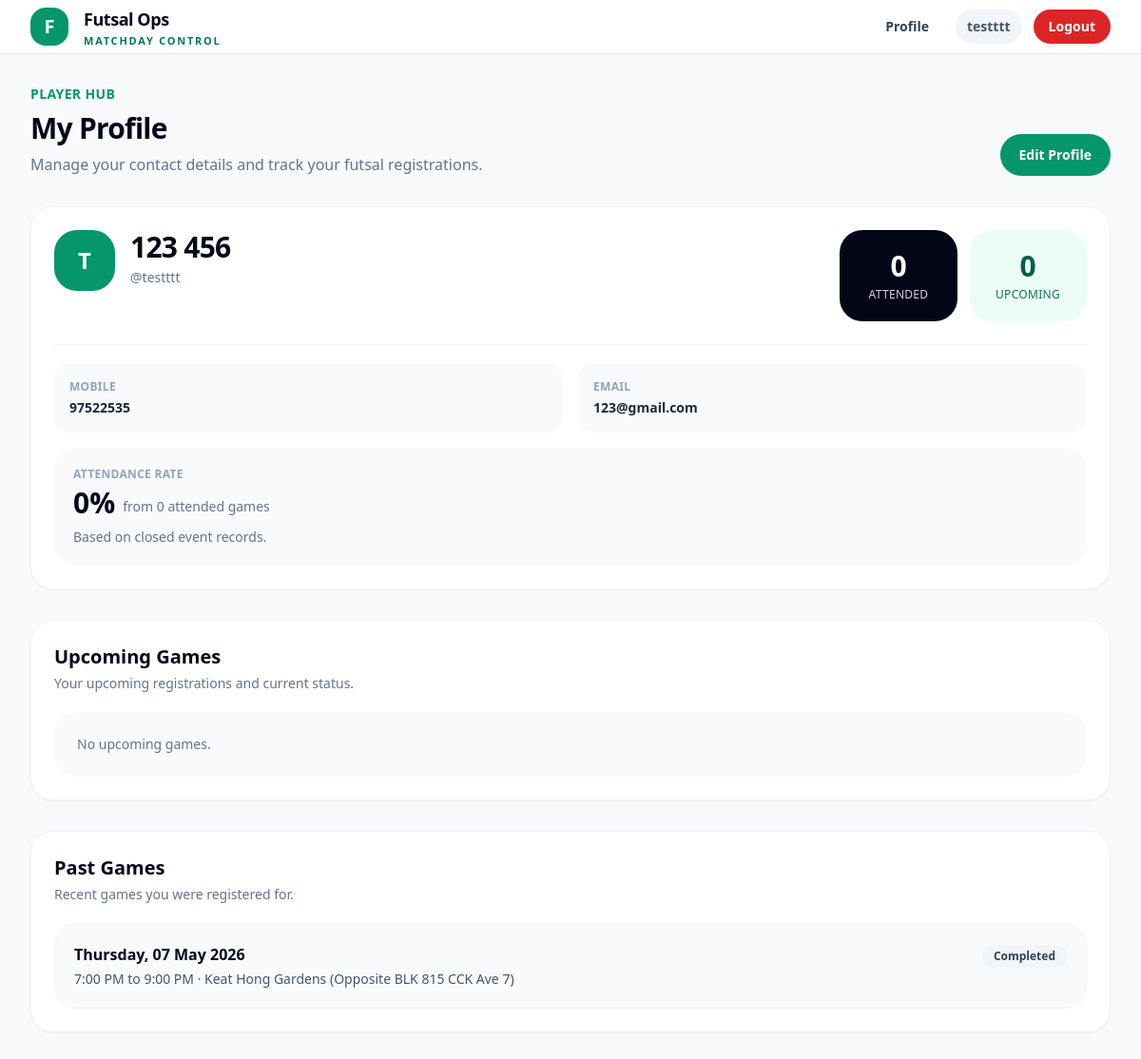
Before: /profile/ (signed in) with the older database file.
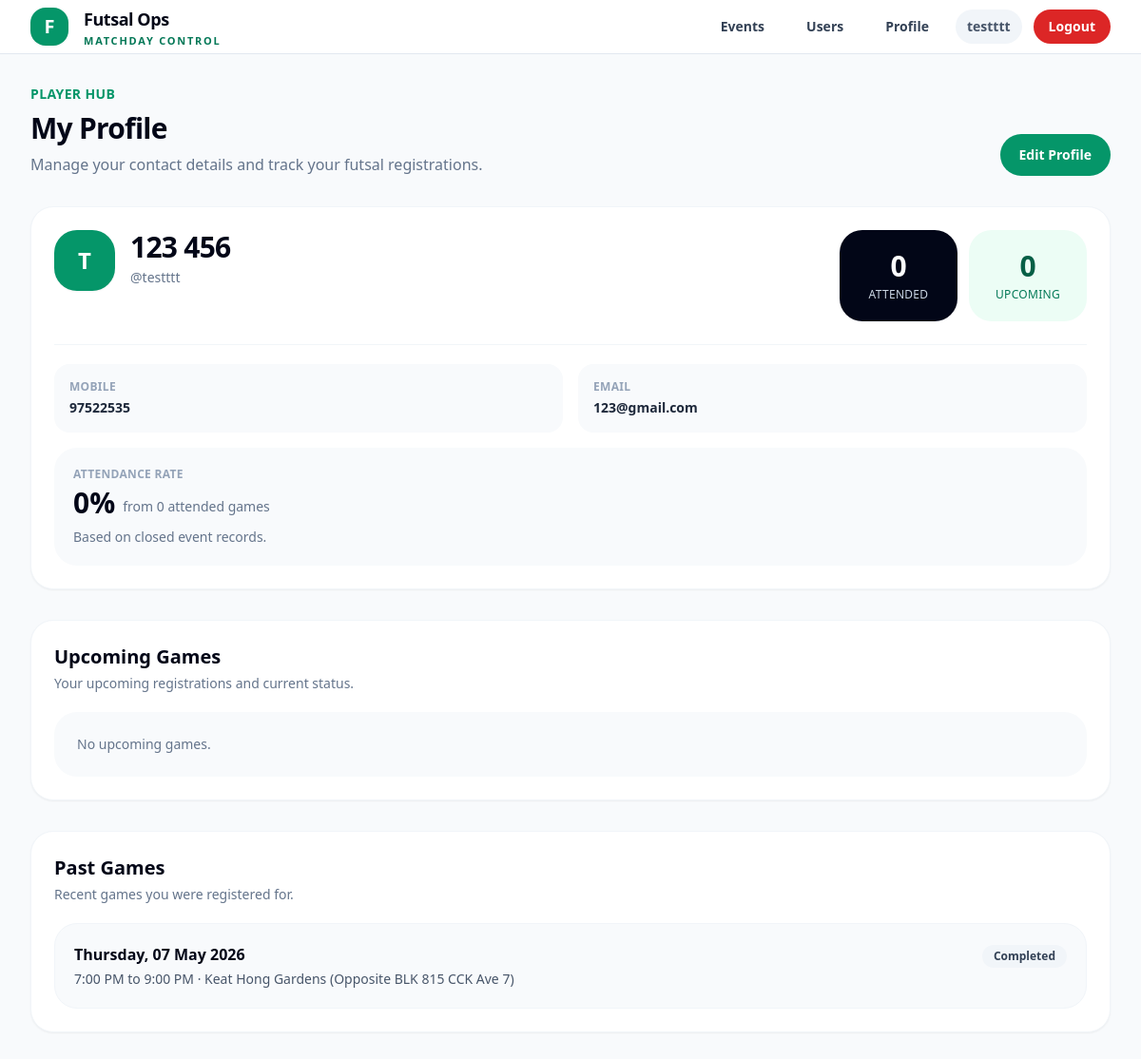
After: the same page with the newer database file.
### accounts/views.py (the view)
# urls.py: path("profile/", views.profile_view, name="profile"),
@login_required
def profile_view(request):
    user = request.user
    closed_closeout_statuses = [
        EventCloseout.STATUS_CLOSED_MANUAL,
        EventCloseout.STATUS_CLOSED_AUTO,
    ]
    attendance_records = (
        EventAttendance.objects
        .filter(
            user=user,
            is_active=True,
            closeout__status__in=closed_closeout_statuses,
        )
    )
    attended_count = attendance_records.filter(
        status=EventAttendance.STATUS_ATTENDED
    ).count()
    absent_count = attendance_records.filter(
        status=EventAttendance.STATUS_ABSENT
    ).count()
    excused_count = attendance_records.filter(
        status=EventAttendance.STATUS_EXCUSED
    ).count()
    attendance_base = attended_count + absent_count
    attendance_rate = 0
    if attendance_base > 0:
        attendance_rate = round((attended_count / attendance_base) * 100)
    upcoming_registrations = (
        EventRegistration.objects
        .filter(
            user=user,
            event__start_datetime__gte=timezone.now()
        )
        .exclude(status=EventRegistration.STATUS_REMOVED)
        .select_related("event")
        .order_by("event__start_datetime")
    )
    for reg in upcoming_registrations:
        reg.visible_status = get_player_visible_status(reg, reg.event)
    recent_events = (
        EventRegistration.objects
        .filter(
            user=user,
            event__start_datetime__lt=timezone.now()
        )
        .exclude(status=EventRegistration.STATUS_REMOVED)
        .select_related("event")
        .order_by("-event__start_datetime")[:5]
    )
    context = {
        "user": user,
        "upcoming_registrations": upcoming_registrations,
        "recent_events": recent_events,
        "attended_count": attended_count,
        "absent_count": absent_count,
        "excused_count": excused_count,
        "attendance_rate": attendance_rate,
    }
    return render(request, "accounts/profile.html", context)

### accounts/models.py (called while the page is built)
    def is_admin_level(self):
        return self.is_authenticated and (
            self.is_superuser or self.role in {self.ROLE_ADMIN, self.ROLE_SUPERADMIN}
        )

### events/models.py (called while the page is built, shortened)
    @property
    def weekday_display(self):
        local_start = timezone.localtime(self.start_datetime)
        return local_start.strftime("%A")

    @property
    def date_display(self):
        local_start = timezone.localtime(self.start_datetime)
        return local_start.strftime("%d %B %Y")

    @property
    def time_range_display(self):
        local_start = timezone.localtime(self.start_datetime)
        local_end = timezone.localtime(self.end_datetime)
        start = local_start.strftime("%I:%M %p").lstrip("0")
        end = local_end.strftime("%I:%M %p").lstrip("0")
        return f"{start} to {end}"

    @property
    def effective_status(self):
        from registrations.models import EventRegistration
        now = timezone.now()
        if now >= self.end_datetime:
            return "completed"

### templates/accounts/profile.html (shortened to what the changed rows need)
{% extends "base.html" %}
{% block content %}
<div class="space-y-8">
    <div class="flex flex-col md:flex-row md:items-end md:justify-between gap-5">
        <div>
            <h1 class="mt-2 text-3xl font-black tracking-tight text-slate-950">
                My Profile
            </h1>
        </div>
    </div>
    <div class="bg-white rounded-3xl border border-slate-100 shadow-sm p-6">
        <div class="flex flex-col lg:flex-row lg:items-start lg:justify-between gap-6">
            <div class="flex items-start gap-4 flex-1 min-w-0">
                <div class="min-w-0">
                    <h2 class="text-2xl md:text-3xl font-black tracking-tight text-slate-950">
                        {{ user.get_full_name|default:user.username }}
                    </h2>
                </div>
            </div>
        </div>
    </div>
    <div class="bg-white rounded-3xl border border-slate-100 shadow-sm p-6">
        <div>
            <h2 class="text-xl font-black text-slate-950">Upcoming Games</h2>
        </div>
    </div>
    <div class="bg-white rounded-3xl border border-slate-100 shadow-sm p-6">
        <div>
            <h2 class="text-xl font-black text-slate-950">Past Games</h2>
        </div>
    </div>
</div>
{% endblock %}

### templates/base.html (shortened to what this page needs)
<!DOCTYPE html>
<html>
<head>
    <script src="https://cdn.tailwindcss.com"></script>
</head>
<body class="min-h-screen bg-slate-50 text-slate-950">
    <header class="sticky top-0 z-40 border-b border-slate-200 bg-white/95 backdrop-blur">
        <div class="max-w-7xl mx-auto px-4 sm:px-6 lg:px-8">
            <div class="h-14 flex items-center justify-between gap-6">
                <a href="/" class="flex items-center gap-4">
    			<div class="h-10 w-10 rounded-2xl bg-emerald-600 text-white flex items-center justify-center text-xl font-black shadow-sm">
        		   F
    			</div>
   			 <div class="leading-tight">
        			<div class="text-lg font-black tracking-tight text-slate-950">
            			   Futsal Ops
        			</div>
        			<div class="text-[11px] uppercase tracking-[0.16em] text-emerald-700 font-bold mt-0.5">
            		 	   Matchday Control
        			</div>
    			</div>
		</a>
                <div class="flex items-center gap-2 sm:gap-3">
                    {% if request.user.is_authenticated %}
                        {% if request.user.is_admin_level %}
                            <a href="{% url 'event_list' %}"
                               class="hidden sm:inline-flex items-center px-4 py-2 rounded-full text-sm font-semibold text-slate-700 hover:bg-emerald-50 hover:text-emerald-700">
                                Events
                            </a>
                            <a href="{% url 'user_list' %}"
                               class="hidden sm:inline-flex items-center px-4 py-2 rounded-full text-sm font-semibold text-slate-700 hover:bg-emerald-50 hover:text-emerald-700">
                                Users
                            </a>
                        {% endif %}
                        <a href="{% url 'profile' %}"
                           class="inline-flex items-center px-4 py-2 rounded-full text-sm font-semibold text-slate-700 hover:bg-emerald-50 hover:text-emerald-700">
                            Profile
                        </a>
                        <div class="hidden md:inline-flex items-center px-3 py-2 rounded-full bg-slate-100 text-sm font-semibold text-slate-600">
                            {{ request.user.username }}
                        </div>
                        <form method="post" action="/logout/">
                            <button type="submit"
                                class="inline-flex items-center px-4 py-2 rounded-full text-sm font-semibold bg-red-600 text-white hover:bg-red-700">
                                Logout
                            </button>
                        </form>
                    {% else %}
                        <a href="/login/"
                           class="inline-flex items-center px-5 py-2.5 rounded-full text-sm font-semibold bg-emerald-600 text-white hover:bg-emerald-700">
                            Login
                        </a>
                    {% endif %}
                </div>
            </div>
        </div>
    </header>
    <main class="max-w-7xl mx-auto px-4 sm:px-6 lg:px-8 py-8">
        {% block content %}{% endblock %}
    </main>
</body>
</html>

Changed rows visible on the page:
changed User "testttt": role "user" → "admin" (drawn)
Other visible differences:
text now shown: "Events Users"
